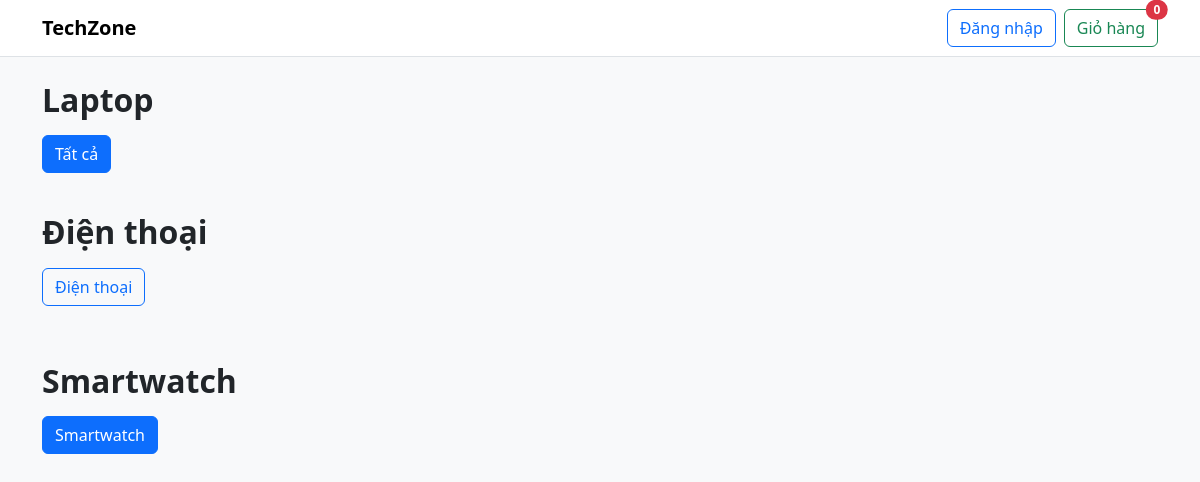
/, run on an earlier commit of the app's database.
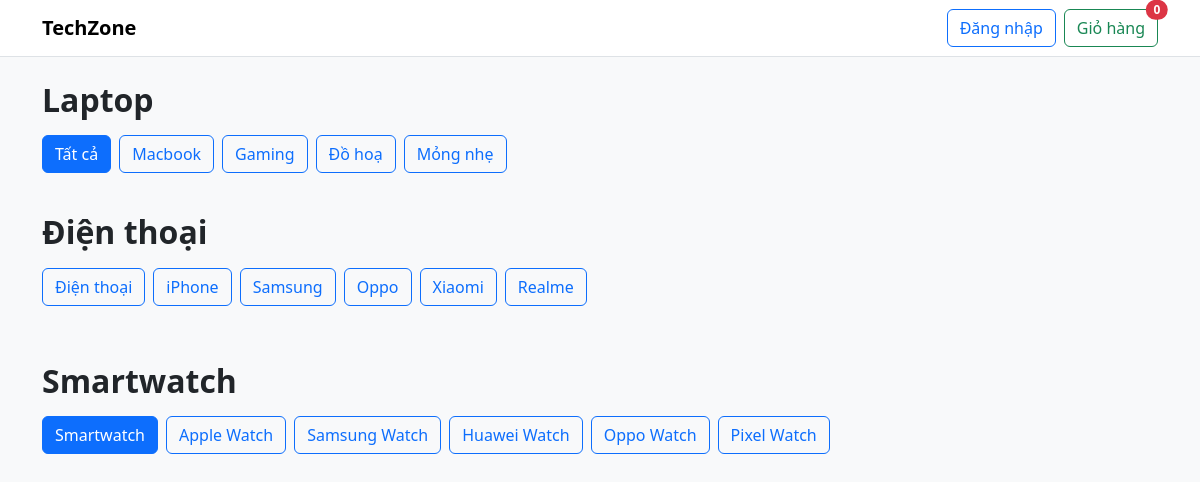
And on a later commit of the database.
### tables this page shows
CREATE TABLE `categories` (
  `id` int(11) NOT NULL,
  `name` varchar(255) DEFAULT NULL,
  `parent_id` int(11) DEFAULT NULL
);

### index.php (the view, shortened to what this page needs)
<?php
$conn = new mysqli("localhost","root","","lendly_db");
$isLoggedIn = isset($_SESSION['user_id']);
$laptop_categories = $conn->query("SELECT * FROM categories WHERE parent_id = 2");
$phone_categories = $conn->query("SELECT * FROM categories WHERE parent_id = 1");
$watch_categories = $conn->query("SELECT * FROM categories WHERE parent_id = 3");
?>
<!DOCTYPE html>
<html>
<head>
    <link href="https://cdn.jsdelivr.net/npm/bootstrap@5.3.3/dist/css/bootstrap.min.css" rel="stylesheet">
</head>
<body class="bg-light">
<nav class="navbar navbar-expand-lg navbar-light bg-white border-bottom">
  <div class="container">
    <a class="navbar-brand fw-bold" href="#">TechZone</a>
    <div class="d-flex gap-2">
    <?php if(!$isLoggedIn): ?>
        <button class="btn btn-outline-primary" onclick="openLogin()">Đăng nhập</button>
    <?php endif; ?>
    <a href="cart.php" class="btn btn-outline-success position-relative">
        Giỏ hàng
        <span id="cartCount"
            class="position-absolute top-0 start-100 translate-middle badge rounded-pill bg-danger">0</span>
    </a>
</div>
  </div>
</nav>
<div class="container py-4">
<section id="laptop-section">
    <h2 class="fw-bold mb-3">Laptop</h2>
    <div class="d-flex gap-2 mb-2">
        <button class="btn btn-outline-primary laptop-cat active-filter" data-id="">Tất cả</button>
        <?php while($c=$laptop_categories->fetch_assoc()): ?>
            <button class="btn btn-outline-primary laptop-cat" data-id="<?= $c['id'] ?>"><?= $c['name'] ?></button>
        <?php endwhile; ?>
    </div>
</section>
<section id="phone-section">
    <h2 class="fw-bold mt-5 mb-3">Điện thoại</h2>
    <div class="d-flex gap-2 mb-4">
        <button class="btn btn-outline-primary phone-cat phone-cat-all" data-id="">Điện thoại</button>
        <?php while($c=$phone_categories->fetch_assoc()): ?>
            <button class="btn btn-outline-primary phone-cat" data-id="<?= $c['id'] ?>">
                <?= $c['name'] ?>
            </button>
        <?php endwhile; ?>
    </div>
</section>
<section id="watch-section">
    <h2 class="fw-bold mt-5 mb-3">Smartwatch</h2>
    <div class="d-flex gap-2 mb-4">
        <button class="btn btn-outline-primary watch-cat active-filter" data-id="3">Smartwatch</button>
        <?php while($c=$watch_categories->fetch_assoc()): ?>
            <button class="btn btn-outline-primary watch-cat" data-id="<?= $c['id'] ?>">
                <?= $c['name'] ?>
            </button>
        <?php endwhile; ?>
    </div>
</section>
</div>
</body>
</html>

### index.php (style rules this page uses)
.active-filter { background: #0d6efd !important; color: #fff !important; }

What changed in the data, as far as the page shows it:
added categories: name "Macbook", shown under "Laptop"
added categories: name "Gaming", shown under "Laptop"
added categories: name "Đồ hoạ", shown under "Laptop"
added categories: name "Mỏng nhẹ", shown under "Laptop"
added categories: name "iPhone", shown under "Điện thoại"
added categories: name "Samsung", shown under "Điện thoại"
added categories: name "Oppo", shown under "Điện thoại"
added categories: name "Xiaomi", shown under "Điện thoại"
added categories: name "Realme", shown under "Điện thoại"
added categories: name "Apple Watch", shown under "Smartwatch"
added categories: name "Samsung Watch", shown under "Smartwatch"
added categories: name "Huawei Watch", shown under "Smartwatch"
added categories: name "Oppo Watch", shown under "Smartwatch"
added categories: name "Pixel Watch", shown under "Smartwatch"
